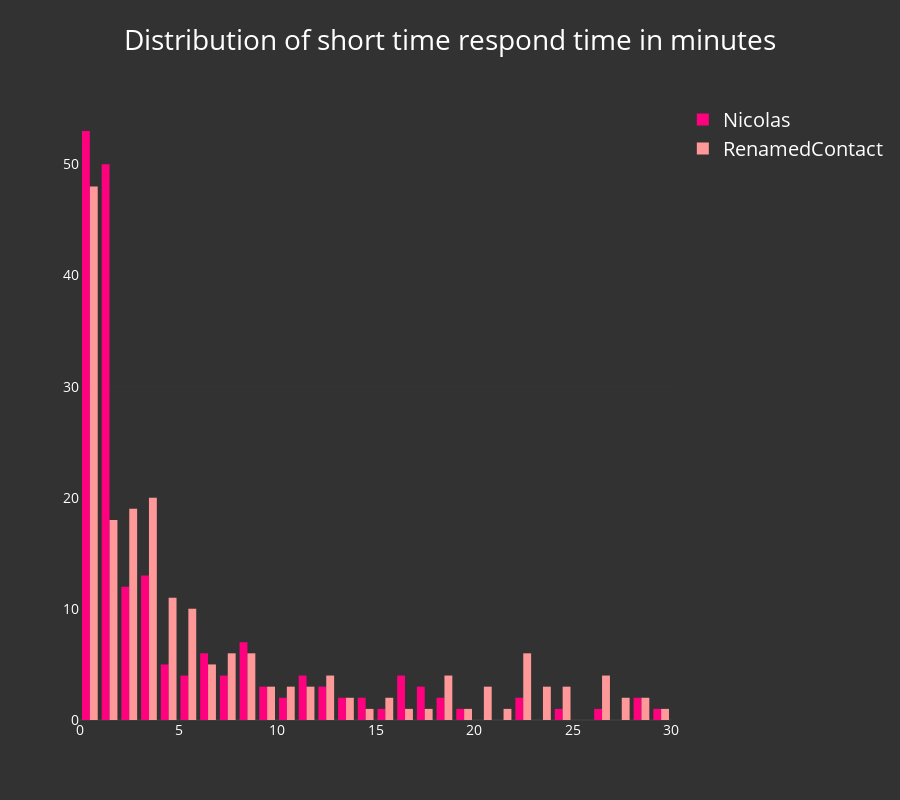

Notebook source saved alongside this figure:
### Code cell
# tail = False means, that only he first 30 minutes are shown. Otherwise it would look too messy.
# The cell below shows the same plot with tail=True. 
iplot(wa.plot_dist_of_respondtimes(nb_mode=True, tail=False))

### Figure 1 — Plotly figure (JSON) as saved in the notebook; plotly's stock layout.template omitted (floating-point values rounded to 4 significant figures; data arrays with more than 128 entries replaced by an {"elided": "..."} marker saying what was removed)
{"data": [{"marker": {"color": "rgba(255, 0, 127, 1)"}, "name": "Nicolas", "type": "histogram", "uid": "c66ba5d7-3f34-4194-b159-cf9d4c9a4802", "x": {"elided": "321 int values"}, "xbins": {"end": 30, "size": 1, "start": 0}}, {"marker": {"color": "rgba(255, 153, 153, 1)"}, "name": "RenamedContact", "type": "histogram", "uid": "e5bdc143-7954-4859-bfa3-1100cdc11218", "x": {"elided": "320 int values"}, "xbins": {"end": 30, "size": 1, "start": 0}}], "layout": {"font": {"color": "white", "size": 20}, "height": 800, "paper_bgcolor": "rgba(50, 50, 50, 1)", "plot_bgcolor": "rgba(50, 50, 50, 1)", "title": "Distribution of short time respond time in minutes", "xaxis": {"automargin": true, "showticklabels": true, "tickfont": {"color": "white", "size": 14}, "titlefont": {"color": "white", "size": 18}}, "yaxis": {"automargin": true, "showticklabels": true, "tickfont": {"color": "white", "size": 14}, "titlefont": {"color": "white", "size": 18}}}}
